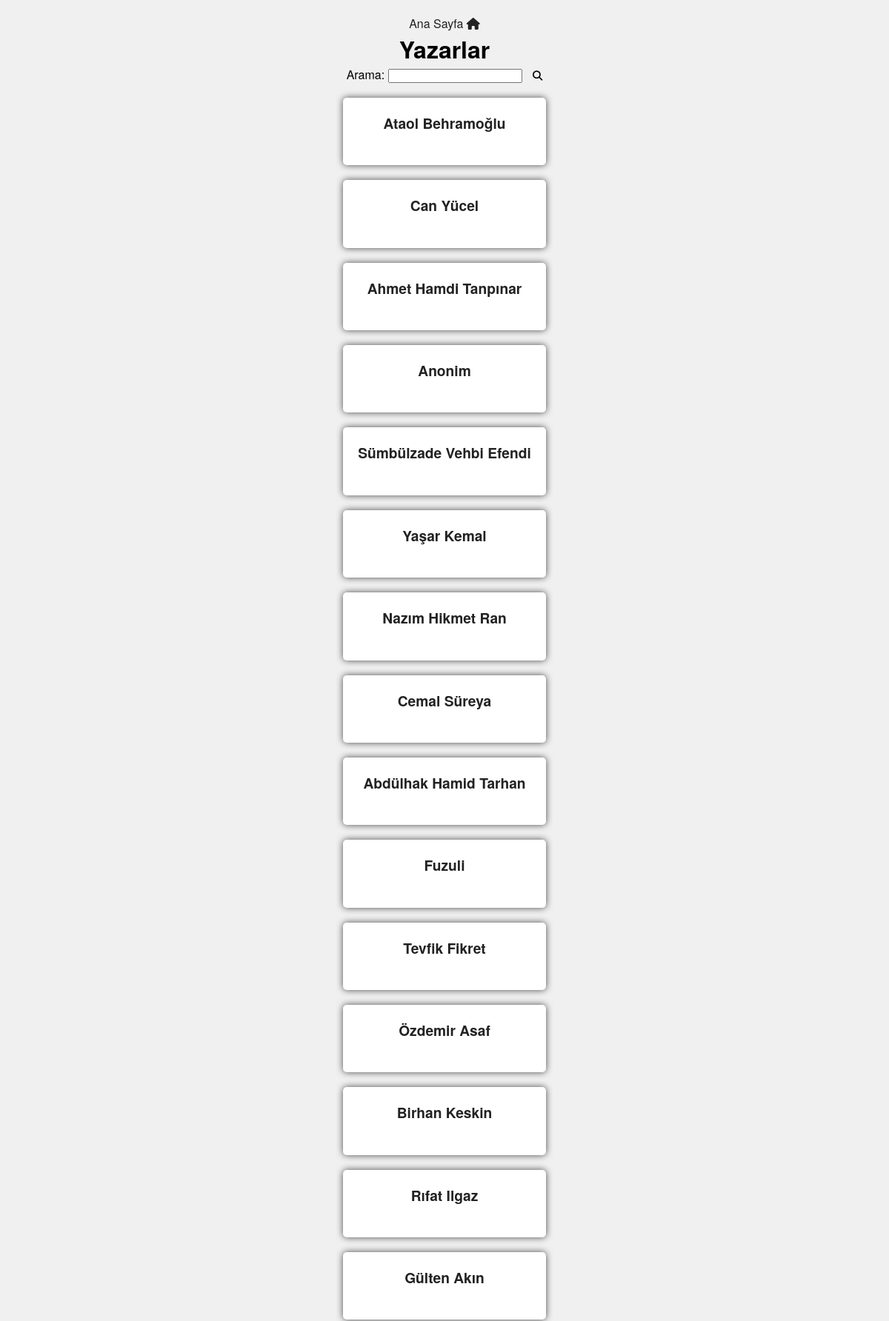
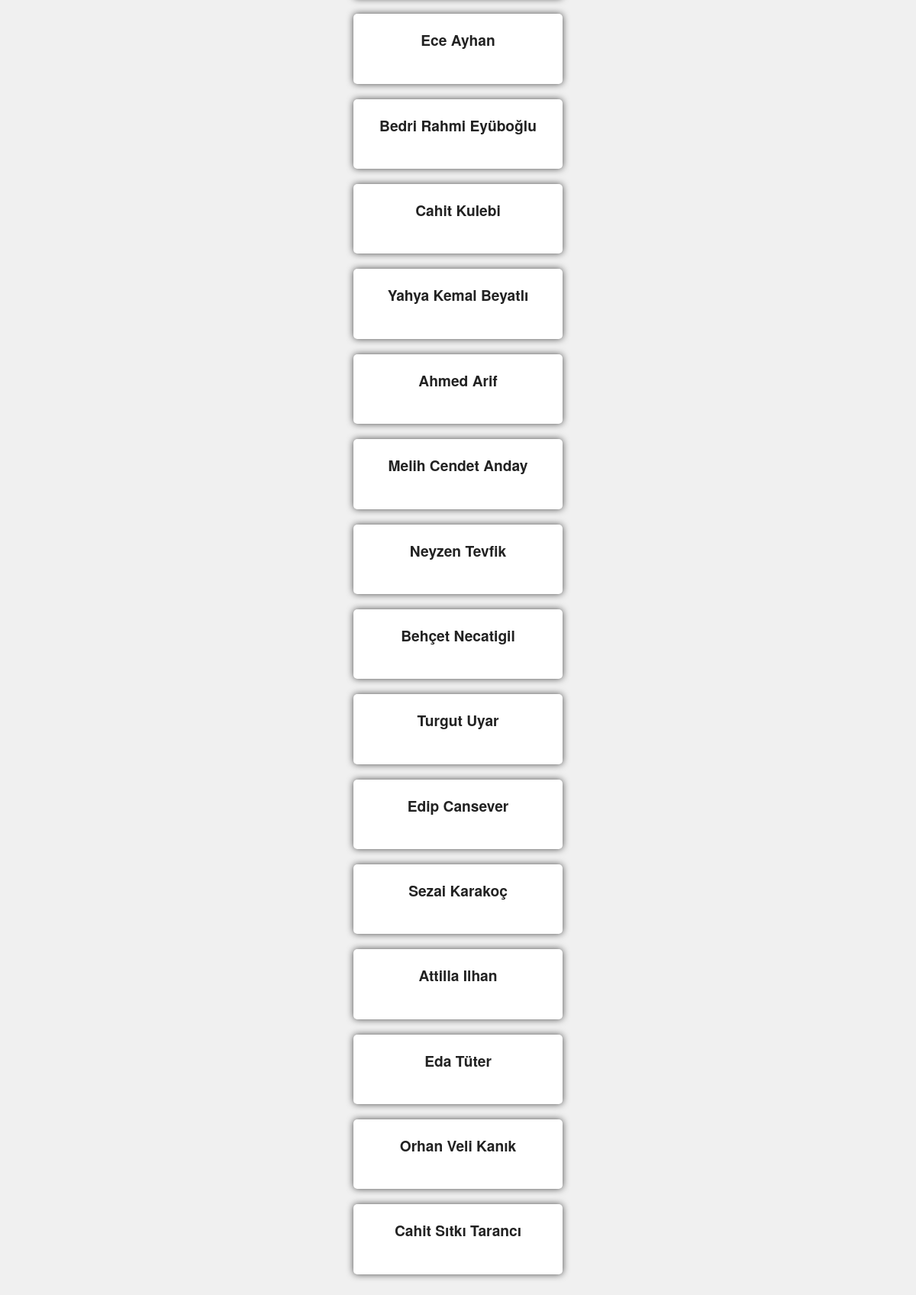
Page /author/ on the committed database (2 pictures, top to bottom).
### poetsShown/models.py (models this page shows)
class poet_author(models.Model):
    author = models.CharField(max_length=60)
    def __str__(self):
        return self.author

### poetsShown/views.py (the view, shortened to what this page needs)
# urls.py: path("author/",views.authorShow,name='author'),
def authorShow(request):
    if request.method == 'GET':
        authors = poet_author.objects.order_by('-id')
        authorForm = AuthorSearchForm()
        return render(request,'poetsShown/authors.html',{
            'authors':authors,
            'authorForm':authorForm
        })

### poetsShown/forms.py
class AuthorSearchForm(forms.Form):
    authorQuery = forms.CharField(label='Arama', max_length=40,
    widget=forms.TextInput(attrs={'autocomplete':'off'}))

### poetsShown/templates/poetsShown/authors.html (shortened to what this page needs)
{% extends "poetsShown/base.html" %}
{% load static %}
{% block title %}
    <link rel="stylesheet" href="{% static 'poetsShown/css/author.css' %}">
{% endblock title %}
{% block body %}
    <div class="home"><a href="{% url 'index' %}" >Ana Sayfa <i class="fa-solid fa-house"></i></a></div>
    <h1>Yazarlar</h1>
    <div class="form-container">
        <form method="post">
            {{ authorForm }}
            <button type="submit" class="submitBtn"><i class="fa-solid fa-magnifying-glass"></i></button>
        </form>
    </div>
    <div class="container">
        <ul>
            {% for author in authors %}
            <li class="authorShow">
                <div class="author">
                    <a href="{% url 'author_shown' poetAuthor=author.author %}">{{ author }}</a>
                </div>
            </li>
            {% endfor %}
        </ul>
    </div>
{% endblock body %}

### poetsShown/static/poetsShown/css/author.css (style rules this page uses)
* { box-sizing: border-box; margin: 0; padding: 0; text-align: center; }
body { font-family: "Helvetica Neue", Arial, sans-serif; background-color: #f0f0f0; padding: 20px; }
.container { display: flex; justify-content: center; align-items: center; min-height: 100vh; }
.authorShow { background-color: white; border-radius: 5px; box-shadow: 0 0 10px rgba(0, 0, 0, 0.7); margin: 20px; padding: 20px; max-width: 400px; text-align: center; }
a { text-decoration: none; color: #222; }
.author { font-size: 1.2em; font-weight: bold; margin-bottom: 10%; text-align: center; }
ul { list-style-type: none; }
.submitBtn { border: none; height: auto; }
.form-container { display: inline-block; align-items: center; }
.form-container .submitBtn { margin-left: 10px; }

### rows in the picture
poet_author: author "Ataol Behramoğlu"
poet_author: author "Can Yücel"
poet_author: author "Ahmet Hamdi Tanpınar"
poet_author: author "Anonim"
poet_author: author "Sümbülzade Vehbi Efendi"
poet_author: author "Yaşar Kemal"
poet_author: author "Nazım Hikmet Ran"
poet_author: author "Cemal Süreya"
poet_author: author "Abdülhak Hamid Tarhan"
poet_author: author "Fuzuli"
poet_author: author "Tevfik Fikret"
poet_author: author "Özdemir Asaf"
poet_author: author "Birhan Keskin"
poet_author: author "Rıfat Ilgaz"
poet_author: author "Gülten Akın"
poet_author: author "Ece Ayhan"
poet_author: author "Bedri Rahmi Eyüboğlu"
poet_author: author "Cahit Kulebi"
poet_author: author "Yahya Kemal Beyatlı"
poet_author: author "Ahmed Arif"
poet_author: author "Melih Cendet Anday"
poet_author: author "Neyzen Tevfik"
poet_author: author "Behçet Necatigil"
poet_author: author "Turgut Uyar"
poet_author: author "Edip Cansever"
poet_author: author "Sezai Karakoç"
poet_author: author "Attilla Ilhan"
poet_author: author "Eda Tüter"
poet_author: author "Orhan Veli Kanık"
poet_author: author "Cahit Sıtkı Tarancı"
